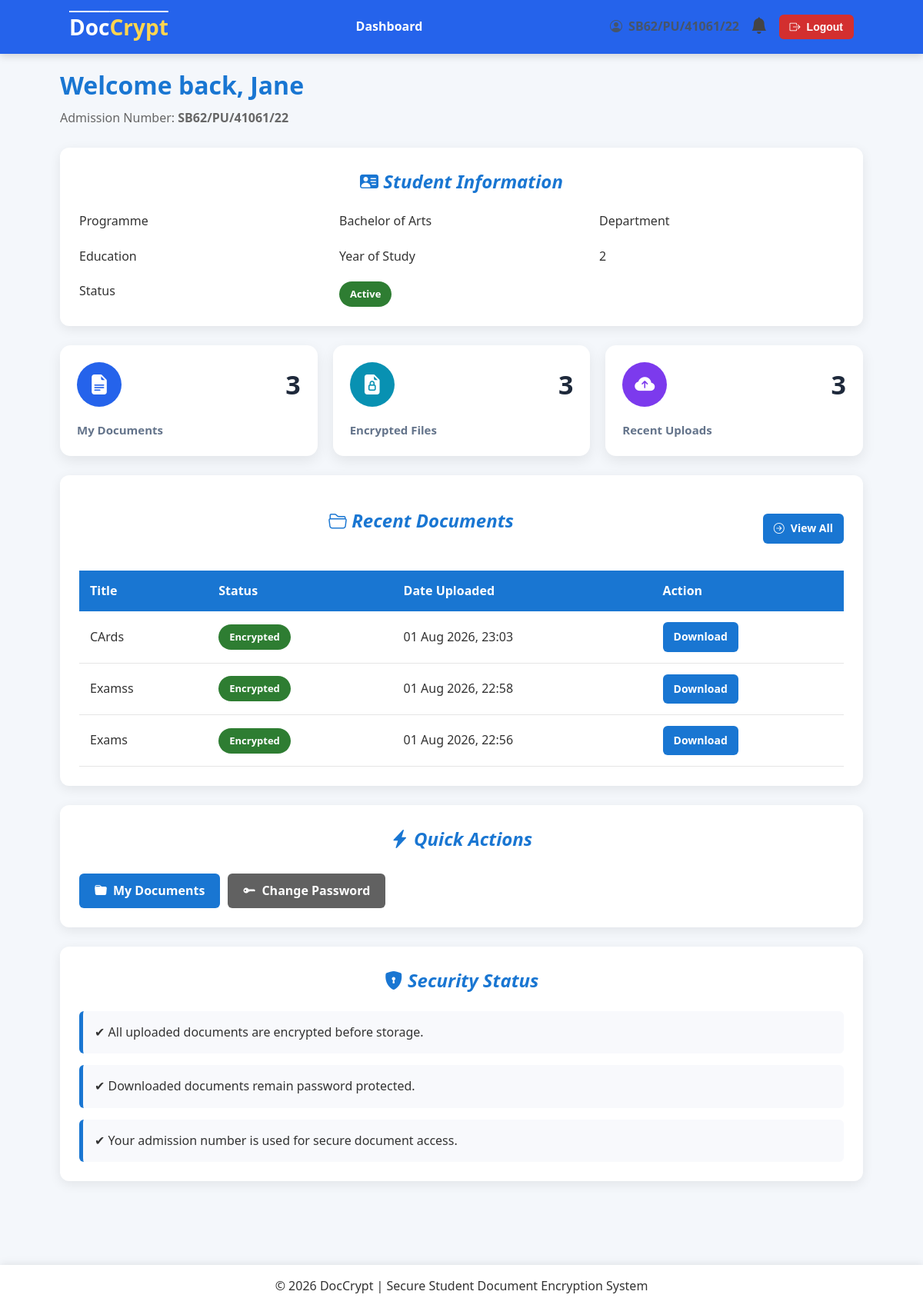
Page /dashboard/ (signed in) on the earlier database version.
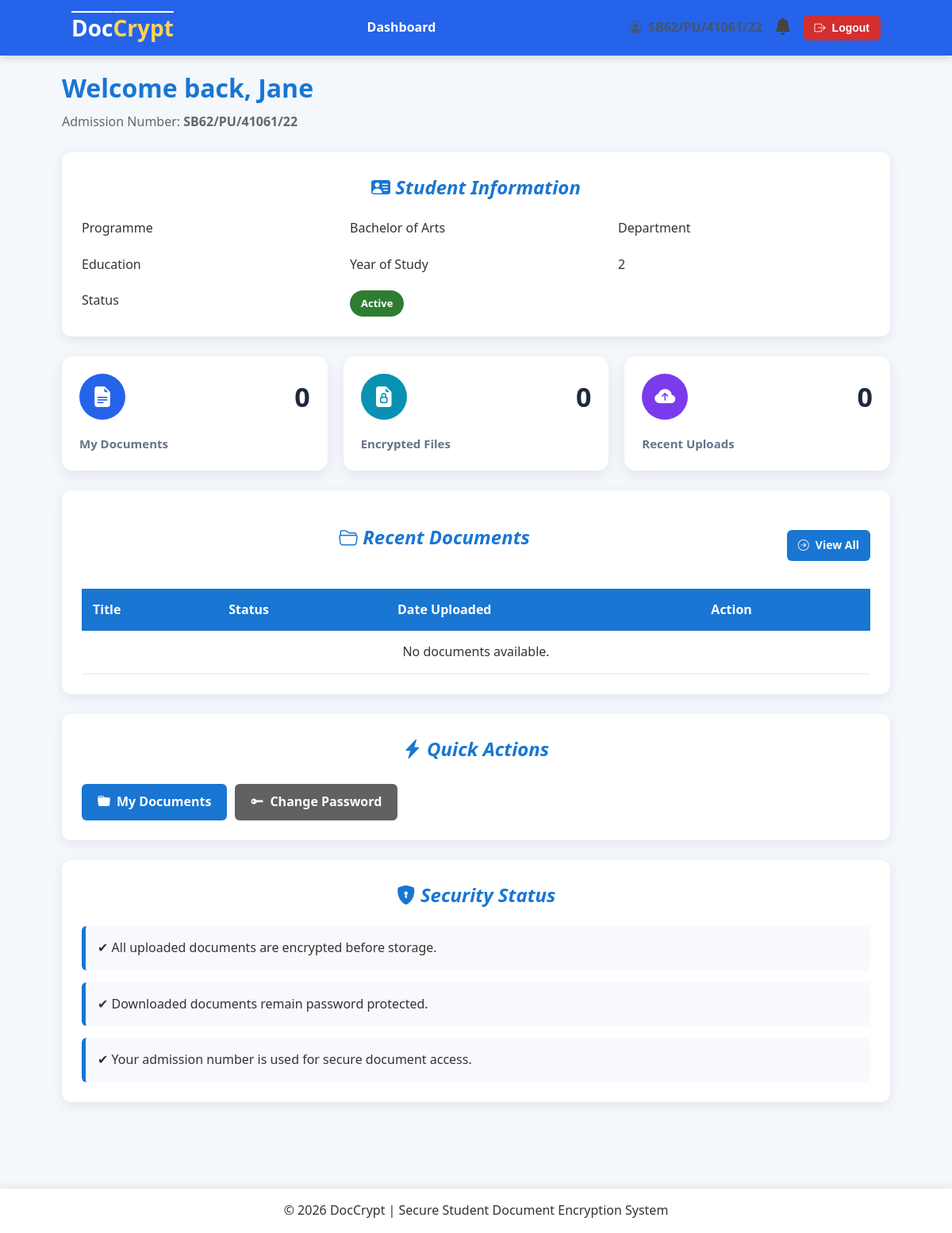
Same page on the later database version.
### student/models.py (models this page shows, shortened)
class Student(models.Model):
    class Status(models.TextChoices):
        ACTIVE = "ACTIVE", "Active"
        DEFERRED = "DEFERRED", "Deferred"
        GRADUATED = "GRADUATED", "Graduated"
        DEACTIVATED = "DEACTIVATED", "Deactivated"
    class Year(models.IntegerChoices):
        YEAR_1 = 1 ,"Year 1"
        YEAR_2 = 2, "Year 2"
        YEAR_3 = 3, "Year 3"
        YEAR_4 = 4, "Year 4"
    user = models.OneToOneField(CustomUser,on_delete=models.CASCADE,related_name="student")
    admission_number = models.CharField(max_length=25,unique=True)
    first_name = models.CharField(max_length=50)
    last_name = models.CharField(max_length=50)
    phone_number = models.CharField(max_length=15,blank=True)
    programme = models.CharField(max_length=50)
    department = models.CharField(max_length=50)
    year_of_study = models.IntegerField(choices=Year.choices, default=Year.YEAR_1)
    status = models.CharField(max_length=25,choices=Status.choices, default=Status.ACTIVE)
    created_at = models.DateTimeField(auto_now_add=True)
    class Meta:
        ordering = ["admission_number"]
        verbose_name = "Student"
        verbose_name_plural = "Students"

### documents/models.py (models this page shows, shortened)
class Document(models.Model):
    class Status(models.TextChoices):
        PENDING = "PENDING", "Pending"
        ENCRYPTED = "ENCRYPTED", "Encrypted"
    student = models.ForeignKey(Student, on_delete=models.CASCADE, related_name="documents")
    uploaded_by = models.ForeignKey(CustomUser, on_delete=models.SET_NULL, null=True, related_name="uploaded_documents")
    title = models.CharField( max_length=255)
    original_filename = models.CharField(max_length=255, blank=True)
    original_file = models.FileField(max_length=255, blank=True, upload_to="documents/original/")
    encrypted_file = models.FileField(upload_to="documents/encrypted/", null=True, blank=True)
    encrypted_key = models.BinaryField(null=True, blank=True)
    status = models.CharField(max_length=30, choices=Status.choices, default=Status.PENDING, db_index=True)
    uploaded_at = models.DateTimeField(auto_now_add=True)
    encrypted_at = models.DateTimeField(null=True, blank=True)
    class Meta:
        ordering = ["-uploaded_at"]
        verbose_name = "Document"
        verbose_name_plural = "Documents"

### users/views.py (the view, shortened to what this page needs)
# urls.py: path("dashboard/", views.dashboard, name="dashboard"),
@login_required
def dashboard(request):
    if request.user.is_student:
        student =request.user.student
        documents = (Document.objects.filter(student=student).order_by("-uploaded_at"))
        encrypted_documents = documents.filter(status=Document.Status.ENCRYPTED)
        context = {
            "student": student,
            "documents": documents[:5],
            "document_count": documents.count(),
            "encrypted_count": encrypted_documents.count(),
        }
        return render(request, "users/student_dashboard.html", context)
    return redirect("login")

### notifications/context_processors.py (called while the page is built)
def notifications(request):
    if request.user.is_authenticated:
        notifications = Notification.objects.filter(
            recipient=request.user,
            is_read=False,
        ).order_by("-created_at")[:5]
        return {
            'notifications': notifications,
            "notification_count": notifications.count(),
        }
    return {
        "notifications": [],
        "notification_count":0,
    }

### users/models.py (called while the page is built)
    @property
    def is_student(self):
        return self.role == self.Role.STUDENT

    @property
    def is_admin(self):
        return self.role == self.Role.ADMIN or self.is_superuser

### users/templates/users/student_dashboard.html (shortened to what this page needs)
{% extends "users/base.html" %}
{% block content %}
<div class="page-header">
    <div>
        <h1>Welcome back, {{ student.first_name }}</h1>
        <p>
            Admission Number:
            <strong>{{ student.admission_number }}</strong>
        </p>
    </div>
</div>
<div class="card">
    <h2 class="card-title">
        <i class="bi bi-person-vcard-fill"></i>
        Student Information
    </h2>
    <div class="info-grid">
        <div class="info-label">Programme</div>
        <div> {{ student.programme }}</div>
        <div class="info-label">Department</div>
        <div> {{ student.department }} </div>
        <div class="info-label">Year of Study</div>
        <div> {{ student.year_of_study }} </div>
        <div class="info-label">Status</div>
        <div>
            {% if student.status == "ACTIVE" %}
                <span class="badge badge-success">
                    {{ student.get_status_display }}
                </span>
            {% elif student.status == "DEFERRED" %}
                <span class="badge badge-warning">
                    {{ student.get_status_display }}
                </span>
            {% else %}
                <span class="badge badge-secondary">
                    {{ student.get_status_display }}
                </span>
            {% endif %}
        </div>
    </div>
</div>
<div class="dashboard-grid">
    <div class="dashboard-card">
        <div class="dashboard-card-header">
            <div class="dashboard-icon student-document-icon">
                <i class="bi bi-file-earmark-text-fill"></i>
            </div>
            <h1>{{ document_count }}</h1>
        </div>
        <p class="dashboard-label">
            My Documents
        </p>
    </div>
    <div class="dashboard-card">
        <div class="dashboard-card-header">
            <div class="dashboard-icon encrypted-icon">
                <i class="bi bi-file-earmark-lock-fill"></i>
            </div>
            <h1>{{ encrypted_count }}</h1>
        </div>
        <p class="dashboard-label">
            Encrypted Files
        </p>
    </div>
    <div class="dashboard-card">
        <div class="dashboard-card-header">
            <div class="dashboard-icon upload-icon">
                <i class="bi bi-cloud-arrow-up-fill"></i>
            </div>
            <h1>{{ documents|length }}</h1>
        </div>
        <p class="dashboard-label">
            Recent Uploads
        </p>
    </div>
</div>
<div class="card">
    <div class="page-header">
        <h2 class="card-title">
            <i class="bi bi-folder2-open"></i>
            Recent Documents
        </h2>
        <a href="{% url 'my_documents' %}" class="btn btn-primary btn-small"><i class="bi bi-arrow-right-circle"></i>
        View All</a>
    </div>
    <div class="table-responsive">
        <table>
            <thead>
                <tr>
                    <th>Title</th>
                    <th>Status</th>
                    <th>Date Uploaded</th>
                    <th>Action</th>
                </tr>
            </thead>
            <tbody>
            {% for document in documents %}
                <tr>
                    <td> {{ document.title }} </td>
                    <td>
                        {% if document.status == "ENCRYPTED" %}
                            <span class="badge badge-success">
                                {{ document.get_status_display }}
                            </span>
                        {% else %}
                            <span class="badge badge-warning">
                                {{ document.get_status_display }}
                            </span>
                        {% endif %}
                    </td>
                    <td>
                        {{ document.uploaded_at|date:"d M Y, H:i" }}
                    </td>
                    <td>
                        <a
                            href="{% url 'download_document' document.id %}"
                            class="btn btn-primary btn-small">
                            Download
                        </a>
                    </td>
                </tr>
            {% empty %}
                <tr>
                    <td colspan="4" style="text-align:center;">No documents available.</td>
                </tr>
            {% endfor %}
            </tbody>
        </table>
    </div>
</div>
<div class="card">
    <h2 class="card-title">
        <i class="bi bi-lightning-charge-fill"></i>
        Quick Actions
    </h2>
    <div class="card-actions">
       <a href="{% url 'my_documents' %}" class="btn btn-primary">
            <i class="bi bi-folder-fill"></i>
            My Documents
        </a>
        <a href="{% url 'change_password' %}" class="btn btn-secondary">
            <i class="bi bi-key-fill"></i>
            Change Password
</a>
    </div>
</div>
<div class="card">
    <h2 class="card-title">
        <i class="bi bi-shield-lock-fill"></i>
        Security Status
    </h2>
    <div class="security-list">
        <div class="security-item">
            ✔ All uploaded documents are encrypted before storage.
        </div>
        <div class="security-item">
            ✔ Downloaded documents remain password protected.
        </div>
        <div class="security-item">
            ✔ Your admission number is used for secure document access.
        </div>
    </div>
</div>
{% endblock %}

### users/templates/users/base.html (shortened to what this page needs)
{% load static %}
<!DOCTYPE html>
<html lang="en">
<head>
    <link rel="stylesheet" href="https://cdn.jsdelivr.net/npm/bootstrap-icons@1.11.3/font/bootstrap-icons.min.css">
    <link rel="stylesheet" href="{% static 'css/style.css' %}">
</head>
<body>
    <header>
        <div class="navbar">
            <div class="logo">
                <a href="{% url 'dashboard' %}">
                    Doc<span>Crypt</span>
                </a>
            </div>
            {% if request.user.is_authenticated %}
                <nav>
                    {% if request.user.is_admin %}
                        <a href="{% url 'dashboard' %}">Dashboard</a>
                        <a href="{% url 'student_list' %}">Students</a>
                        <a href="{% url 'document_list' %}">Documents</a>
                        <a href="{% url 'register_student' %}">Register Student</a>
                        <a href="{% url 'audit_logs' %}">Audit Logs</a>
                    {% elif request.user.is_student %}
                        <a href="{% url 'dashboard' %}">Dashboard</a>
                    {% endif %}
                </nav>
                <div class="user-menu">
                    <span class="username">
                        <i class="bi bi-person-circle"></i>
                    </span>
                    <div class="notification-dropdown">
                        <button
                            class="notification-btn"
                            onclick="toggleNotifications()">
                            <i class="bi bi-bell-fill"></i>
                        </button>
                    </div>
                    <form method="post" action="{% url 'logout' %}" class="logout-form">
                        <button type="submit" class="btn btn-danger btn-small">
                            <i class="bi bi-box-arrow-right"></i>
                            Logout
                        </button>
                    </form>
                </div>
            {% else %}
                <div class="user-menu">
                    <a href="{% url 'login' %}" class="btn btn-primary btn-small">Login</a>
                </div>
            {% endif %}
        </div>
    </header>
    <main class="container">
        {% block content %}
        {% endblock %}
    </main>
    <footer>
        <p>
            &copy; {% now "Y" %} DocCrypt |
            Secure Student Document Encryption System
        </p>
    </footer>
</body>
</html>

### static/css/style.css (style rules this page uses)
* { margin:0; padding:0; box-sizing:border-box; }
html { scroll-behavior: smooth; }
body { font-family:"Segoe UI",Tahoma,Geneva,Verdana,sans-serif; background:#f4f7fb; color:#333; line-height:1.6; padding-bottom: 70px; }
main { animation: fadeIn .35s ease; }
.container { width:92%; max-width:1300px; margin:40px auto; padding: 30px; }
h2 { text-align: center; font-style: oblique; color: rgb(109, 166, 216); }
header { top: 0; left: 0; width: 100%; background:#2563eb; color:white; position:fixed; z-index: 1000; box-shadow:0 3px 10px rgba(0,0,0,.15); }
.navbar { width:90%; max-width:1300px; margin:auto; display:flex; justify-content:space-between; align-items:center; height:70px; padding: 15px 30px; }
.logo a { color:white; font-size:28px; font-weight:700; text-decoration: overline; }
.logo span { color:#ffd54f; }
nav { display:flex; gap:18px; }
nav a { color:white; font-weight:600; text-decoration: none; transition: .25s; padding: 8px 12px; border-radius: 8px; }
.user-menu { display:flex; align-items:center; gap:15px; }
.username { display:flex; align-items:center; gap:8px; color:#475569; font-weight:600; }
.page-header { display:grid; grid-template-columns: 1fr auto; align-items:center; margin-bottom:25px; margin-top: 15px; }
.page-header h1 { color:#1976d2; margin-bottom:5px; }
.page-header p { color:#666; }
.card { background:white; border-radius:12px; padding:25px; margin-bottom:25px; box-shadow:0 4px 15px rgba(0,0,0,.08); }
.card-title { margin-bottom:20px; color:#1976d2; }
.card-actions { margin-top:25px; display:flex; gap:10px; flex-wrap:wrap; }
.btn { width: fit-content; display:inline-flex; align-items:center; justify-content:center; gap:8px; padding:10px 20px; border:none; font-weight:600; border-radius:6px; cursor:pointer; text-decoration:none; font-weight:600; transition:.3s; }
.btn-primary { background:#1976d2; color:white; }
.btn-danger { background:#d32f2f; color:white; }
.btn-secondary { background:#616161; color:white; }
.btn-small { padding:8px 14px; font-size:14px; }
.table-responsive { overflow-x:auto; }
table { width:100%; border-collapse:collapse; }
th { background:#1976d2; color:white; padding:14px; text-align:left; }
td { padding:14px; border-bottom:1px solid #e5e5e5; text-align: left; }
table tbody tr { transition: .2s; }
.badge { display:inline-block; padding:6px 14px; border-radius:30px; color:white; font-size:13px; font-weight:600; }
.badge-success { background:#2e7d32; }
.info-grid { display:grid; grid-template-columns:repeat(auto-fit,minmax(250px,1fr)); gap:20px; }
footer { position:fixed; bottom:0; left:0; width:100%; background:#fff; box-shadow:0 -2px 10px rgba(0,0,0,.08); padding:15px; text-align:center; z-index:1000; }
.dashboard-grid { display:grid; grid-template-columns:repeat(auto-fit,minmax(220px,1fr)); gap:20px; margin-bottom:25px; }
.dashboard-card { background:#fff; border-radius:14px; padding:22px; box-shadow:0 6px 18px rgba(0,0,0,.08); transition:.25s ease; }
.dashboard-card-header { display:flex; justify-content:space-between; align-items:center; margin-bottom:18px; }
.dashboard-card-header h1 { margin:0; font-size:34px; color:#1e293b; }
.dashboard-label { margin:0; color:#64748b; font-size:15px; font-weight:600; }
.dashboard-icon { width:58px; height:58px; border-radius:50%; display:flex; justify-content:center; align-items:center; font-size:26px; color:white; }
.student-document-icon { background:#2563eb; }
.encrypted-icon { background:#0891b2; }
.upload-icon { background:#7c3aed; }
.security-list { display:flex; flex-direction:column; gap:15px; }
.security-item { background:#f8f9fc; border-left:5px solid #1976d2; padding:15px; border-radius:6px; font-weight:500; }
form { width:100%; }
.notification-dropdown { position:relative; }
.notification-btn { background:none; border:none; cursor:pointer; font-size:1.35rem; color:#444; position:relative; transition:.2s; }

Differences in the rows shown:
removed Document: title "CArds", status "Encrypted", uploaded_at "01 Aug 2026, 23:03"
removed Document: title "Examss", status "Encrypted", uploaded_at "01 Aug 2026, 22:58"
removed Document: title "Exams", status "Encrypted", uploaded_at "01 Aug 2026, 22:56"
Other differences:
{{ document_count }}: "3" → "0"
{{ encrypted_count }}: "3" → "0"
{{ documents|length }}: "3" → "0"
text now shown: "No documents available."
